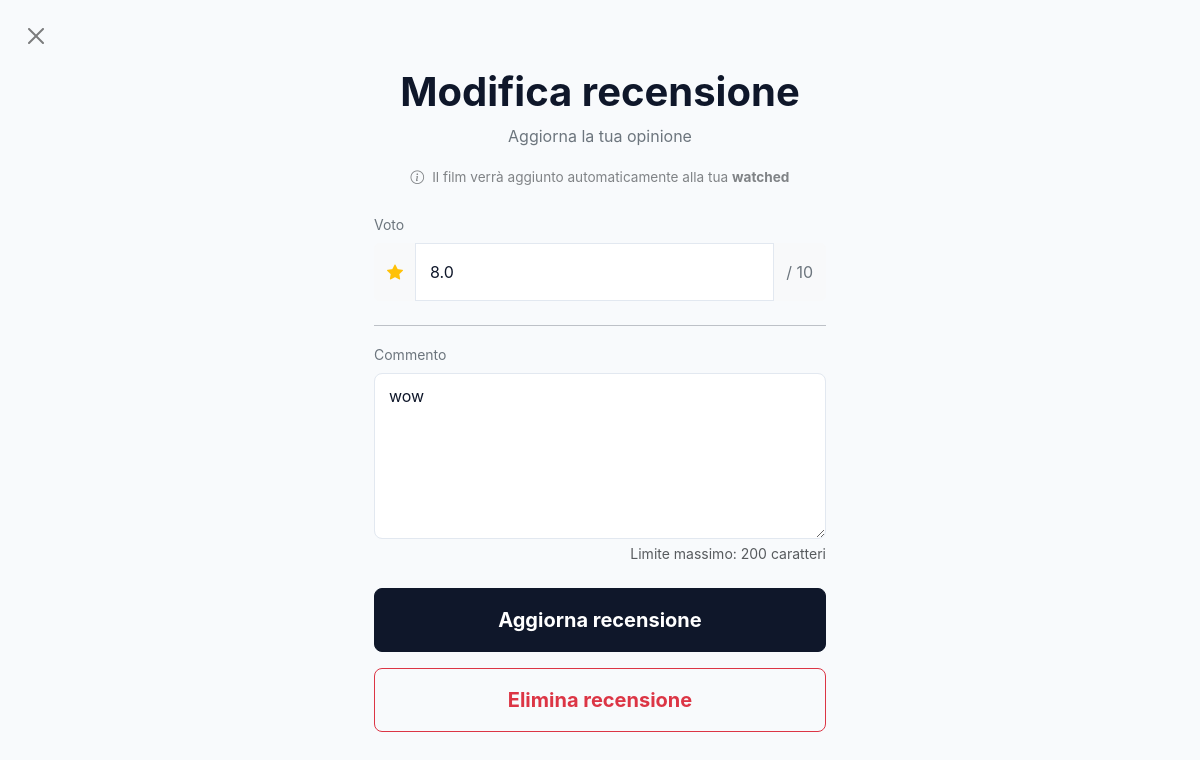
/pages/user/review.php?tmdb_id=1325734 (signed in), run on an earlier commit of the app's database.
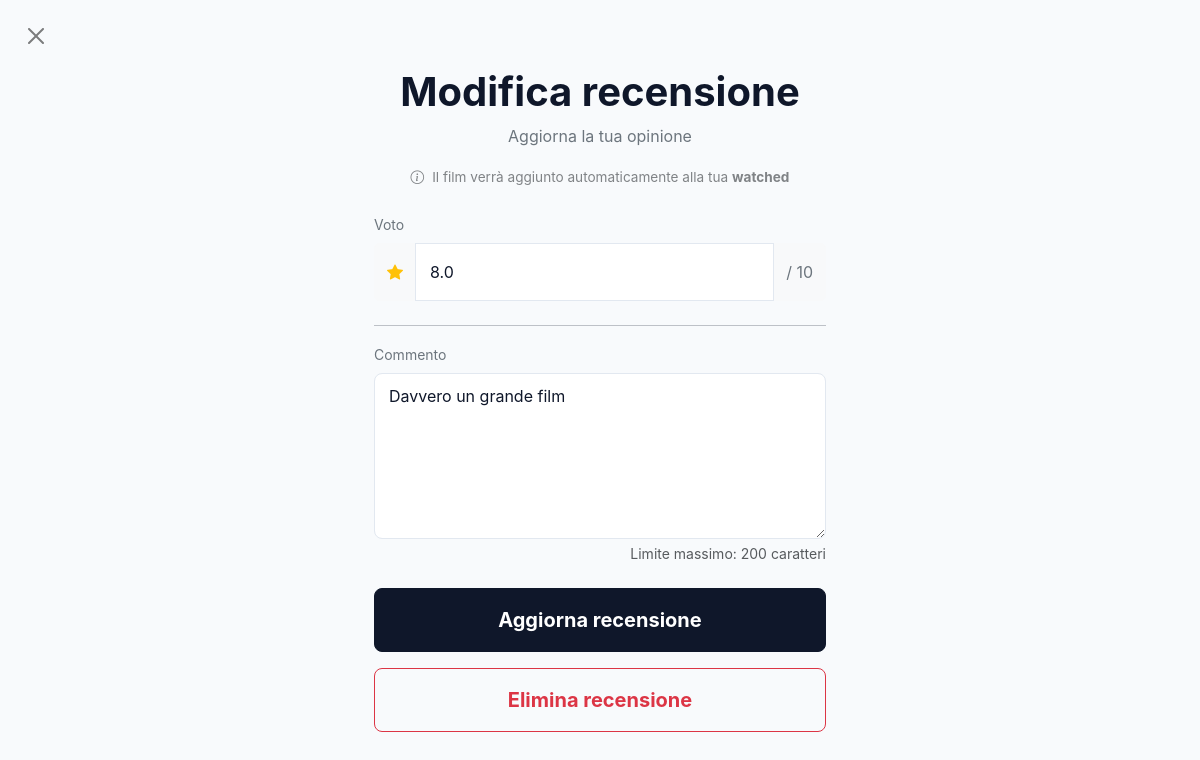
And on a later commit of the database.
### tables this page shows
CREATE TABLE `recensioni` (
  `id_recensione` int(11) NOT NULL AUTO_INCREMENT,
  `tmdb_id` int(11) NOT NULL,
  `id_utente` int(11) NOT NULL,
  `data_aggiunto` timestamp NULL DEFAULT NULL,
  `commento` text DEFAULT NULL,
  `voto` decimal(3,1) DEFAULT NULL,
  PRIMARY KEY (`id_recensione`),
  KEY `id_utente` (`id_utente`),
  CONSTRAINT `recensioni_ibfk_1` FOREIGN KEY (`id_utente`) REFERENCES `utenti` (`id_utente`)
);

### pages/user/review.php (the view, shortened to what this page needs)
<?php
require_once(__DIR__ . '/../../config/connection.php');
$id_utente = $_SESSION['id_utente'] ?? null;
$tmdb_id = $_GET['tmdb_id'] ?? null;
$recensione_esistente = null;
try {
    $sql = "SELECT * FROM recensioni WHERE id_utente = :id_utente AND tmdb_id = :tmdb_id";
    $stmt = $conn->prepare($sql);
    $stmt->execute([
        ':id_utente' => $id_utente,
        ':tmdb_id' => $tmdb_id
    ]);
    $recensione_esistente = $stmt->fetch();
} catch (PDOException $e) {
    error_log("Errore nel DB: " . $e->getMessage());
}
?>
<!DOCTYPE html>
<html lang="it">
<head>
    <link rel="stylesheet" href="/node_modules/bootstrap/dist/css/bootstrap.min.css">
    <link rel="stylesheet" href="/node_modules/bootstrap-icons/font/bootstrap-icons.css">
    <link rel="stylesheet" href="/assets/css/style.css">
</head>
<body>
    <div class="container-fluid">
        <div class="row vh-100 justify-content-center align-items-center">
            <div class="col-12 col-sm-8 col-md-6 col-lg-5 px-4">
                <a href="/pages/public/film.php?tmdb_id=<?= urldecode($tmdb_id) ?>"
                    class="btn-close position-absolute top-0 start-0 m-4"
                    aria-label="Close">
                </a>
                <div class="text-center mb-4">
                    <h1 class="display-6 fw-bolder mb-2">
                        <?= $recensione_esistente ? 'Modifica recensione' : 'Scrivi recensione' ?>
                    </h1>
                    <p class="text-secondary mb-3">
                        <?= $recensione_esistente
                            ? 'Aggiorna la tua opinione'
                            : 'Condividi la tua opinione' ?>
                    </p>
                    <div class="d-inline-flex align-items-center text-muted opacity-75" style="font-size: 0.85rem;">
                        <i class="bi bi-info-circle me-2"></i>
                        <span>Il film verrà aggiunto automaticamente alla tua <strong>watched</strong></span>
                    </div>
                </div>
                <form method="POST">
                    <div class="mb-4">
                        <label class="form-label small text-secondary">Voto</label>
                        <div class="input-group">
                            <span class="input-group-text bg-light border-light">
                                <i class="bi bi-star-fill text-warning"></i>
                            </span>
                            <input
                                type="number"
                                name="rating"
                                step="0.1"
                                id="rating"
                                class="form-control bg-light border-light py-3"
                                min="1"
                                max="10"
                                placeholder="Da 1 a 10"
                                value="<?= htmlspecialchars($recensione_esistente['voto'] ?? '') ?>"
                                required>
                            <span class="input-group-text bg-light border-light text-secondary">/ 10</span>
                        </div>
                    </div>
                    <hr class="my-3 opacity-25">
                    <div class="mb-4">
                        <label class="form-label small text-secondary">Commento</label>
                        <textarea
                            name="commento"
                            id="commento"
                            class="form-control bg-light border-light"
                            rows="6"
                            maxlength="200"
                            placeholder="Scrivi qui la tua recensione..."
                            required><?= htmlspecialchars($recensione_esistente['commento'] ?? '') ?></textarea>
                            <div class="form-text text-end">
                                Limite massimo: 200 caratteri
                            </div>
                    </div>
                    <button type="submit" name="write_review" class="btn btn-dark btn-lg w-100 py-3 fw-bold mb-3">
                        <?= $recensione_esistente ? 'Aggiorna recensione' : 'Pubblica recensione' ?>
                    </button>
                    <?php if ($recensione_esistente): ?>
                        <button type="submit" onclick="closeAndRedirect()" name="delete_review" class="btn btn-outline-danger btn-lg w-100 py-3 fw-bold">
                            Elimina recensione
                        </button>
                    <?php endif; ?>
                </form>
            </div>
        </div>
    </div>
</body>
</html>

What changed in the data, as far as the page shows it:
changed recensioni: commento "wow" → "Davvero un grande film"
